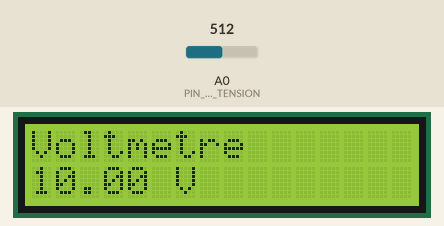
A sketch run on a simulated Arduino Uno, built with avr-gcc and run on an emulated ATmega328P. Parts: 16×2 character LCD. Inputs (shaded band) come from the test bench; at power-on: A0 (PIN_MESURE_TENSION) = 512.

Above: at 3.2 s.
3.3 s: A0 (PIN_MESURE_TENSION) set to 496
At 4.1 s:
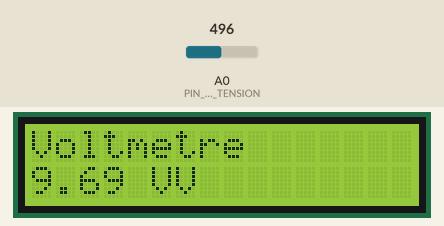
5.0 s: A0 (PIN_MESURE_TENSION) set to 511
At 5.4 s:
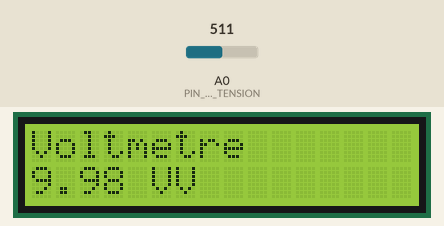
6.5 s: A0 (PIN_MESURE_TENSION) set to 306
At 7.9 s:
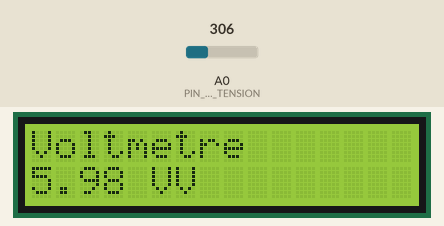
Timing chart, 0 to 9.5 s (numbered marks = the images above; inputs shaded):
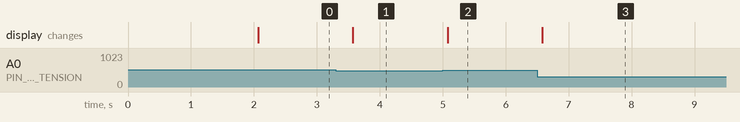

Measured:
- the behaviour switches between 512 and 511 on A0 (PIN_MESURE_TENSION) (found by bisection; images 0 and 1)
- after the input at 3.3 s, the display: changes after 0.27 s (image 1)
- after the input at 5.0 s, the display: changes after 0.08 s (image 2)
- after the input at 6.5 s, the display: changes after 0.08 s (image 3)

The sketch:

v4_ecran.ino
```cpp
#include <LiquidCrystal.h>

#define PIN_MESURE_TENSION A0
#define R1 2000
#define R2 560

/**
* defnition des variables pour gérer l'écran
*/
const int rs = 12, en = 11, d4 = 7, d5 = 6, d6 = 5, d7 = 4;
LiquidCrystal lcd(rs, en, d4, d5, d6, d7);


/**
*Calcul de la tension d'entre a partir des resistances et Vout
*/
float calculVin(float tensionVOUT) {

  float tensionVIN;

  tensionVOUT = 5.0F / 1024.0F * tensionVOUT;
  tensionVIN = tensionVOUT * ((R1 + R2) / R2);

  return tensionVIN;
}


void setup() {

  Serial.begin(9600);
  pinMode(PIN_MESURE_TENSION, INPUT);
  /** set up the LCD's number of columns and rows: */
  lcd.begin(16, 2);
  /** Affichage des infos d'initialisation. */
  lcd.print("Orsys");
  lcd.setCursor(0, 1);
  lcd.print("Voltmetre");
  delay(2000);

  /** Remise à zéro de l'écran */
  lcd.clear();

  lcd.setCursor(0, 0);
  lcd.print("Voltmetre");
}

void loop() {

  uint16_t mesureAnalogique = analogRead(PIN_MESURE_TENSION);

  /* Affichage HUD et tension */
  lcd.setCursor(0, 1);
  lcd.print(calculVin(mesureAnalogique));
  lcd.print(" V");

  // print the tension value:
  delay(500);
}
```
